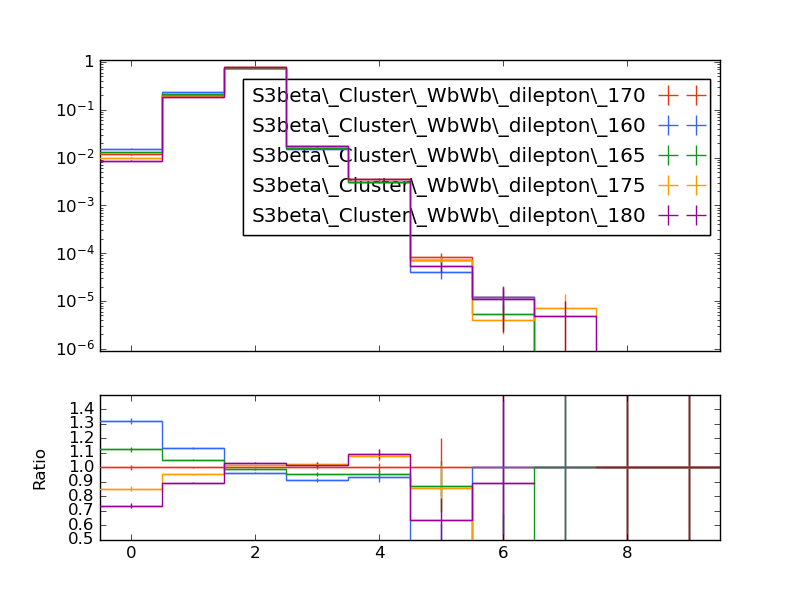

Write the Python code that produced this figure.
#! /usr/bin/env python

# This Python script was auto-generated using YODA v2.0.1.
# Analysis object: /WbWb_dilepton/nbjets_presel
# Timestamp: 27-02-2025 (11:02:16)

import matplotlib as mpl
import matplotlib.pyplot as plt
mpl.use('Agg') # comment out for interactive use
import os
import numpy as np

plotDir = os.path.split(os.path.realpath(__file__))[0]
if 'YODA_USER_PLOT_PATH' in globals():
    plot_outdir = globals()['YODA_USER_PLOT_PATH']
else:
    plot_outdir = plotDir

#plot style
plt.style.use(os.path.join(plotDir, '../default.mplstyle'))

plt.rcParams['text.usetex'] = False
plt.style.use(['classic'])
plt.rc('font', family='DejaVu Sans')
# plot metadata
figW, figH = plt.rcParams['figure.figsize']
ax_xLabel = r''
ax_yLabel = r''
ax_title  = r''
ax_xScale = 'linear'
ax_yScale = 'log'
xLims = (-0.5, 9.5)
yLims = (9e-07, 1.1)

# TeX-friendly labels for the legend
labels = {
    'legend' : ([ r"S3beta\_Cluster\_WbWb\_dilepton\_170", r"S3beta\_Cluster\_WbWb\_dilepton\_160", r"S3beta\_Cluster\_WbWb\_dilepton\_165", r"S3beta\_Cluster\_WbWb\_dilepton\_175", r"S3beta\_Cluster\_WbWb\_dilepton\_180" ], r""),
}

# Adjust canvas width and height
canvasW = 10.0
canvasH = 9.0
figW *= canvasW/10.
figH *= canvasH/9.

# Create figure and axis objects
fig, (ax, ratio0_ax) = plt.subplots(2, 1, sharex=True,
                  figsize=(figW,figH), gridspec_kw={'height_ratios': (6.0, 3.0)})

# Set figure margins
plt.subplots_adjust(
    left   = 1.0 * plt.rcParams['figure.subplot.left'],
    right  = 1.0 * plt.rcParams['figure.subplot.right'],
    top    = 1.0 * plt.rcParams['figure.subplot.top'],
    bottom = 1.0 * plt.rcParams['figure.subplot.bottom'])

ratio0_ax.yaxis.set_major_locator(mpl.ticker.MultipleLocator(0.1))
ratio0_ax.set_ylim(0.5, 1.4999)
ratio0_ax.set_ylabel('Ratio')

# the numerical data is stored in a separate file
dataf = dict()
prefix = os.path.split(__file__)[0]
if prefix:    prefix = prefix + '/'
exec(open(prefix+'nbjets_presel__data.py').read(), dataf)


legend_handles = dict() # keep track of handles for the legend

# style options for curves
# starts at zorder>=5 to draw curve on top of legend
styles = {
  'S3beta_Cluster_WbWb_dilepton_170.yoda.gz': {
    'color' : '#EE3311',
    'linestyle' : '-',
    'linewidth' : 1,
    'marker' : 'none',
    'markersize' : 2,
    'capsize' : 0.0,
    'zorder' : 5,
    'histstyle' : 1,
    'drawstyle' : 'steps-pre',
    'xerrorbars' : 1,
    'yerrorbars' : 1,
    'fillcolor' : None,
    'fillopacity' : 1.0,
    'ratio0_linestyle' : '-',
    'ratio0_linewidth' : 1,
    'ratio0_marker' : 'none',
    'ratio0_markersize' : 2,
    'ratio0_capsize' : 0.0,
    'ratio0_zorder' : 5,
    'ratio0_histstyle' : 1,
    'ratio0_drawstyle' : 'steps-pre',
    'ratio0_xerrorbars' : 1,
    'ratio0_yerrorbars' : 1,
  },
  'S3beta_Cluster_WbWb_dilepton_160.yoda.gz': {
    'color' : '#3366FF',
    'linestyle' : '-',
    'linewidth' : 1,
    'marker' : 'none',
    'markersize' : 2,
    'capsize' : 0.0,
    'zorder' : 6,
    'histstyle' : 1,
    'drawstyle' : 'steps-pre',
    'xerrorbars' : 1,
    'yerrorbars' : 1,
    'fillcolor' : None,
    'fillopacity' : 1.0,
    'ratio0_linestyle' : '-',
    'ratio0_linewidth' : 1,
    'ratio0_marker' : 'none',
    'ratio0_markersize' : 2,
    'ratio0_capsize' : 0.0,
    'ratio0_zorder' : 6,
    'ratio0_histstyle' : 1,
    'ratio0_drawstyle' : 'steps-pre',
    'ratio0_xerrorbars' : 1,
    'ratio0_yerrorbars' : 1,
  },
  'S3beta_Cluster_WbWb_dilepton_165.yoda.gz': {
    'color' : '#109618',
    'linestyle' : '-',
    'linewidth' : 1,
    'marker' : 'none',
    'markersize' : 2,
    'capsize' : 0.0,
    'zorder' : 7,
    'histstyle' : 1,
    'drawstyle' : 'steps-pre',
    'xerrorbars' : 1,
    'yerrorbars' : 1,
    'fillcolor' : None,
    'fillopacity' : 1.0,
    'ratio0_linestyle' : '-',
    'ratio0_linewidth' : 1,
    'ratio0_marker' : 'none',
    'ratio0_markersize' : 2,
    'ratio0_capsize' : 0.0,
    'ratio0_zorder' : 7,
    'ratio0_histstyle' : 1,
    'ratio0_drawstyle' : 'steps-pre',
    'ratio0_xerrorbars' : 1,
    'ratio0_yerrorbars' : 1,
  },
  'S3beta_Cluster_WbWb_dilepton_175.yoda.gz': {
    'color' : '#FF9900',
    'linestyle' : '-',
    'linewidth' : 1,
    'marker' : 'none',
    'markersize' : 2,
    'capsize' : 0.0,
    'zorder' : 8,
    'histstyle' : 1,
    'drawstyle' : 'steps-pre',
    'xerrorbars' : 1,
    'yerrorbars' : 1,
    'fillcolor' : None,
    'fillopacity' : 1.0,
    'ratio0_linestyle' : '-',
    'ratio0_linewidth' : 1,
    'ratio0_marker' : 'none',
    'ratio0_markersize' : 2,
    'ratio0_capsize' : 0.0,
    'ratio0_zorder' : 8,
    'ratio0_histstyle' : 1,
    'ratio0_drawstyle' : 'steps-pre',
    'ratio0_xerrorbars' : 1,
    'ratio0_yerrorbars' : 1,
  },
  'S3beta_Cluster_WbWb_dilepton_180.yoda.gz': {
    'color' : '#990099',
    'linestyle' : '-',
    'linewidth' : 1,
    'marker' : 'none',
    'markersize' : 2,
    'capsize' : 0.0,
    'zorder' : 9,
    'histstyle' : 1,
    'drawstyle' : 'steps-pre',
    'xerrorbars' : 1,
    'yerrorbars' : 1,
    'fillcolor' : None,
    'fillopacity' : 1.0,
    'ratio0_linestyle' : '-',
    'ratio0_linewidth' : 1,
    'ratio0_marker' : 'none',
    'ratio0_markersize' : 2,
    'ratio0_capsize' : 0.0,
    'ratio0_zorder' : 9,
    'ratio0_histstyle' : 1,
    'ratio0_drawstyle' : 'steps-pre',
    'ratio0_xerrorbars' : 1,
    'ratio0_yerrorbars' : 1,
  },
}

# curve from input yoda files in main panel
for label, yvals in dataf['yvals'].items():
    if all(np.isnan(v) for v in dataf['yvals'][label]):
        continue
    tmp = None
    if styles[label]['histstyle']: # draw as histogram
        xpos = dataf['xedges'][label] if styles[label]['drawstyle'] else dataf['xpoints'][label]
        ypos = np.insert(yvals, 0, yvals[0]) if styles[label]['drawstyle'] else yvals
        if styles[label]['fillcolor']: # fill area below curve
            ax.fill_between(xpos, ypos, step='pre',
                            color=styles[label]['fillcolor'],
                            alpha=styles[label]['fillopacity'])
        tmp, = ax.plot(xpos, ypos,
                       color=styles[label]['color'],
                       linestyle=styles[label]['linestyle'],
                       linewidth=styles[label]['linewidth'],
                       drawstyle=styles[label]['drawstyle'], solid_joinstyle='miter',
                       zorder=styles[label]['zorder'], label=label)
    tmp = ax.errorbar(dataf['xpoints'][label], yvals,
                      xerr=np.array(dataf['xerrs'][label])*styles[label]['xerrorbars'],
                      yerr=np.array(dataf['yerrs'][label])*styles[label]['yerrorbars'],
                      fmt=styles[label]['marker'], capsize=styles[label]['capsize'],
                      markersize=styles[label]['markersize'],
                      ecolor=styles[label]['color'],
                      color=styles[label]['color'], zorder=styles[label]['zorder'])
    tmp[-1][0].set_linestyle(styles[label]['linestyle'])
    tmp[-1][0].set_linewidth(styles[label]['linewidth'])
    if label in dataf['add_legend_handle']:  legend_handles[label] = tmp
    for varLabel in dataf['variation_yvals'].keys():
        if varLabel.startswith(label):
            tmp, = ax.plot(dataf['xedges'][label], dataf['variation_yvals'][varLabel],
                           color=styles[label]['color'],
                           linestyle=styles[label]['linestyle'],
                           linewidth=styles[label]['linewidth'],
                           drawstyle='steps-pre', solid_joinstyle='miter',
                           zorder=styles[label]['zorder'], alpha=0.5)


# plots on ratio panel
# curve from input yoda files in ratio panel
for label, yvals in dataf['ratio0_yvals'].items():
    if all(np.isnan(v) for v in yvals):
        continue
    if styles[label]['ratio0_histstyle']: # plot as histogram
        xpos = dataf['xedges']['S3beta_Cluster_WbWb_dilepton_170.yoda.gz'] if styles[label]['ratio0_drawstyle'] else dataf['xpoints']['S3beta_Cluster_WbWb_dilepton_170.yoda.gz']
        ypos = np.insert(yvals, 0, yvals[0]) if styles[label]['ratio0_drawstyle'] else yvals
        ratio0_ax.plot(xpos, ypos,
                       color=styles[label]['color'],
                       linewidth=styles[label]['linewidth'],
                       linestyle=styles[label]['ratio0_linestyle'],
                       drawstyle=styles[label]['ratio0_drawstyle'], zorder=styles[label]['zorder'],
                       solid_joinstyle='miter')
    tmp = ratio0_ax.errorbar(dataf['xpoints']['S3beta_Cluster_WbWb_dilepton_170.yoda.gz'], yvals,
                             xerr=np.array(dataf['ref_xerrs'])*styles[label]['ratio0_xerrorbars'],
                             yerr=np.array(dataf['ratio0_yerrs'][label])*styles[label]['ratio0_yerrorbars'],
                             fmt=styles[label]['ratio0_marker'], capsize=styles[label]['ratio0_capsize'],
                             markersize=styles[label]['ratio0_markersize'],
                             ecolor=styles[label]['color'],
                             color=styles[label]['color'])
    tmp[-1][0].set_linestyle(styles[label]['ratio0_linestyle'])
    tmp[-1][0].set_linewidth(styles[label]['ratio0_linewidth'])

    for varlabel in dataf['ratio0_variation_vals'].keys():
        if varlabel.startswith(label):
            ratio0_ax.plot(dataf['xedges']['S3beta_Cluster_WbWb_dilepton_170.yoda.gz'],
                            dataf['ratio0_variation_vals'][varlabel],
                            color=styles[label]['color'],
                            linestyle=styles[label]['linestyle'],
                            linewidth=styles[label]['linewidth'],
                            drawstyle='steps-pre', solid_joinstyle='miter',
                            zorder=1, alpha=0.5)

legend_items = list(legend_handles.values())
ax.add_artist(ax.legend(legend_items,
                        labels['legend'][0],
                        title=labels['legend'][1],
                        alignment='right',
                        loc='upper right',
                        bbox_to_anchor=(1.0, 0.97),markerfirst=False))

# set plot metadata as defined above
ratio0_ax.set_xlabel(ax_xLabel)
ratio0_ax.xaxis.set_label_coords(1., -0.15)
ax.set_ylabel(ax_yLabel, ha='right', va='top')
ax.yaxis.set_label_coords(-0.11, 1.0)
ax.set_title(ax_title, loc='left')
ax.set_xscale(ax_xScale)
ax.set_yscale(ax_yScale)
ax.set_xlim(xLims)
ax.set_ylim(yLims)

# tick formatting
plt.rcParams['xtick.top'] = True
plt.rcParams['ytick.right'] = True
ax.yaxis.set_major_locator(mpl.ticker.LogLocator(base=10.0, numticks=np.inf))
ax.yaxis.set_minor_locator(mpl.ticker.LogLocator(
                           base=10.0, subs=np.arange(0.1, 1, 0.1), numticks=np.inf))
fig.align_ylabels((ax, ratio0_ax))
plt.savefig(os.path.join(plot_outdir, 'nbjets_presel.pdf'), format='PDF')
plt.savefig(os.path.join(plot_outdir, 'nbjets_presel.png'), format='PNG')

plt.close(fig)
